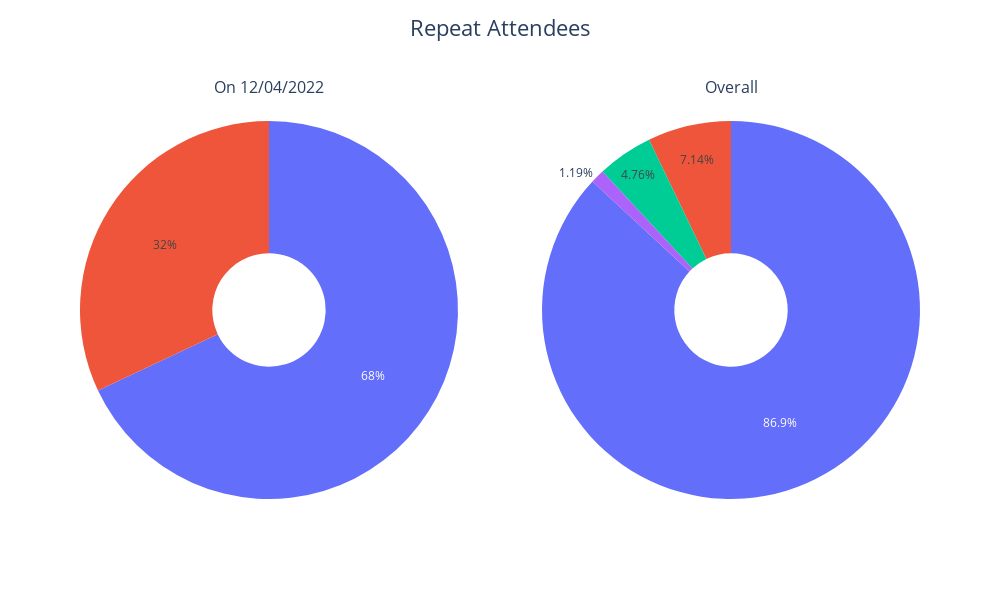

Write notebook code for a chart like this one.
### Code cell
from plotly.subplots import make_subplots
import plotly.graph_objects as go
from plotly.offline import plot

barchart_2022_04_12 = make_subplots(
    rows=1, cols=2,
    specs=[[{"type": "pie"}, {"type": "pie"}]],
    subplot_titles=("On 12/04/2022","Overall")
    )


barchart_2022_04_12.add_trace(go.Pie(
    values=pie_data_12_04_2022['Visited'].value_counts(),
    # names=pie_data_12_04_2022.index,
    hole=0.3
    ),
              row=1, col=1)

barchart_2022_04_12.add_trace(go.Pie(
    values=pie_data_all['Attended'].value_counts(),
    # names=pie_data2.index,
    hole=0.3
    ),
              row=1, col=2)

barchart_2022_04_12.update_layout(
    width=1000, height=600,
    showlegend=False,
    title_text="Repeat Attendees",
    title_x=0.5,
    title_y=0.965,
    title_font_size=22,
    )

# newnames = {'0':'once', '1': 'twice', '2':'three times', '3':'four times'}
# fig.for_each_trace(lambda t: t.update(name = newnames[t.name]))

barchart_2022_04_12.show()

### Figure 1 — Plotly figure (JSON) as saved in the notebook; plotly's stock layout.template omitted (floating-point values rounded to 4 significant figures)
{"data": [{"domain": {"x": [0, 0.45], "y": [0, 1]}, "hole": 0.3, "type": "pie", "values": [17, 8]}, {"domain": {"x": [0.55, 1], "y": [0, 1]}, "hole": 0.3, "type": "pie", "values": [73, 6, 4, 1]}], "layout": {"annotations": [{"font": {"size": 16}, "showarrow": false, "text": "On 12/04/2022", "x": 0.225, "xanchor": "center", "xref": "paper", "y": 1, "yanchor": "bottom", "yref": "paper"}, {"font": {"size": 16}, "showarrow": false, "text": "Overall", "x": 0.775, "xanchor": "center", "xref": "paper", "y": 1, "yanchor": "bottom", "yref": "paper"}], "height": 600, "showlegend": false, "title": {"font": {"size": 22}, "text": "Repeat Attendees", "x": 0.5, "y": 0.965}, "width": 1000}}
